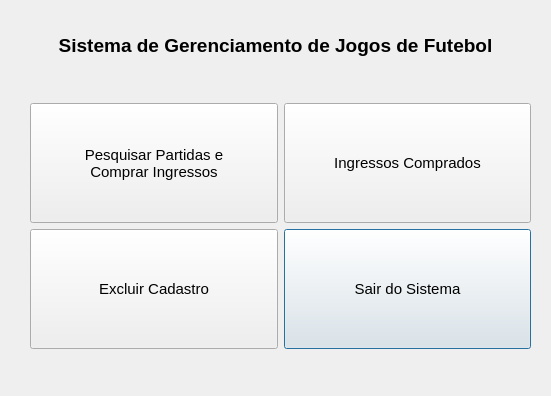
<?xml version="1.0" encoding="UTF-8"?>
<ui version="4.0">
 <class>CustomerMenu</class>
 <widget class="QDialog" name="CustomerMenu">
  <property name="geometry">
   <rect>
    <x>0</x>
    <y>0</y>
    <width>551</width>
    <height>396</height>
   </rect>
  </property>
  <property name="windowTitle">
   <string>Dialog</string>
  </property>
  <widget class="QLabel" name="title_customer_menu">
   <property name="geometry">
    <rect>
     <x>0</x>
     <y>30</y>
     <width>551</width>
     <height>31</height>
    </rect>
   </property>
   <property name="font">
    <font>
     <pointsize>14</pointsize>
     <weight>75</weight>
     <bold>true</bold>
    </font>
   </property>
   <property name="text">
    <string>Sistema de Gerenciamento de Jogos de Futebol</string>
   </property>
   <property name="alignment">
    <set>Qt::AlignCenter</set>
   </property>
  </widget>
  <widget class="QWidget" name="verticalLayoutWidget">
   <property name="geometry">
    <rect>
     <x>30</x>
     <y>100</y>
     <width>501</width>
     <height>252</height>
    </rect>
   </property>
   <layout class="QVBoxLayout" name="verticalLayout">
    <item>
     <layout class="QGridLayout" name="gridLayout_3">
      <item row="1" column="1">
       <widget class="QPushButton" name="btn_close_customer_menu">
        <property name="minimumSize">
         <size>
          <width>0</width>
          <height>120</height>
         </size>
        </property>
        <property name="font">
         <font>
          <pointsize>11</pointsize>
         </font>
        </property>
        <property name="text">
         <string>Sair do Sistema</string>
        </property>
       </widget>
      </item>
      <item row="1" column="0">
       <widget class="QPushButton" name="btn_delete_user">
        <property name="minimumSize">
         <size>
          <width>0</width>
          <height>120</height>
         </size>
        </property>
        <property name="sizeIncrement">
         <size>
          <width>0</width>
          <height>0</height>
         </size>
        </property>
        <property name="font">
         <font>
          <pointsize>11</pointsize>
         </font>
        </property>
        <property name="text">
         <string>Excluir Cadastro</string>
        </property>
       </widget>
      </item>
      <item row="0" column="0">
       <layout class="QGridLayout" name="gridLayout">
        <item row="0" column="0">
         <widget class="QPushButton" name="btn_search_buy">
          <property name="minimumSize">
           <size>
            <width>0</width>
            <height>120</height>
           </size>
          </property>
          <property name="font">
           <font>
            <pointsize>11</pointsize>
           </font>
          </property>
          <property name="text">
           <string>Pesquisar Partidas e
Comprar Ingressos</string>
          </property>
         </widget>
        </item>
       </layout>
      </item>
      <item row="0" column="1">
       <widget class="QPushButton" name="btn_bought_tickets">
        <property name="minimumSize">
         <size>
          <width>0</width>
          <height>120</height>
         </size>
        </property>
        <property name="font">
         <font>
          <pointsize>11</pointsize>
         </font>
        </property>
        <property name="text">
         <string>Ingressos Comprados</string>
        </property>
       </widget>
      </item>
     </layout>
    </item>
   </layout>
  </widget>
 </widget>
 <tabstops>
  <tabstop>btn_search_buy</tabstop>
  <tabstop>btn_bought_tickets</tabstop>
  <tabstop>btn_delete_user</tabstop>
  <tabstop>btn_close_customer_menu</tabstop>
 </tabstops>
 <resources/>
 <connections/>
</ui>
